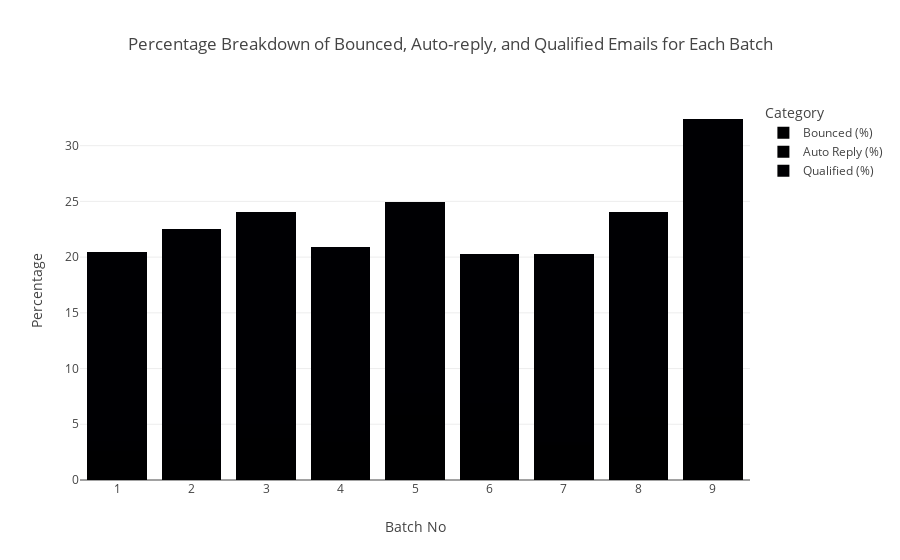

The code cell stored with this chart in its notebook:
### Code cell
import plotly.express as px

# Assuming 'result' is your DataFrame containing the data

# Reset index to make 'Batch No' a column instead of index
result.reset_index(inplace=True)

# Melt the DataFrame to transform it into long format for plotting
result_melted = pd.melt(result, id_vars='Batch No', value_vars=['Bounced (%)', 'Auto Reply (%)', 'Qualified (%)'],
                    var_name='Category', value_name='Percentage')

# Create a bar chart
fig = px.bar(result_melted, x='Batch No', y='Percentage', color='Category',
             title='Percentage Breakdown of Bounced, Auto-reply, and Qualified Emails for Each Batch',
             labels={'Percentage': 'Percentage', 'Batch No': 'Batch No', 'Category': 'Category'},
             barmode='stack')

# Show the plot
fig.show()

### Figure 1 — Plotly figure (JSON) as saved in the notebook; plotly's stock layout.template omitted (floating-point values rounded to 4 significant figures)
{"data": [{"alignmentgroup": "True", "hovertemplate": "Category=Bounced (%)<br>Batch No=%{x}<br>Percentage=%{y}<extra></extra>", "legendgroup": "Bounced (%)", "marker": {"color": "#000001", "pattern": {"shape": ""}}, "name": "Bounced (%)", "offsetgroup": "Bounced (%)", "orientation": "v", "showlegend": true, "textposition": "auto", "type": "bar", "x": [1, 2, 3, 4, 5, 6, 7, 8, 9, "Not from Cadence"], "xaxis": "x", "y": [2.594, 2.812, 3.75, 3.438, 5.802, 4.375, 3.125, 5.625, 5.634, null], "yaxis": "y"}, {"alignmentgroup": "True", "hovertemplate": "Category=Auto Reply (%)<br>Batch No=%{x}<br>Percentage=%{y}<extra></extra>", "legendgroup": "Auto Reply (%)", "marker": {"color": "#000002", "pattern": {"shape": ""}}, "name": "Auto Reply (%)", "offsetgroup": "Auto Reply (%)", "orientation": "v", "showlegend": true, "textposition": "auto", "type": "bar", "x": [1, 2, 3, 4, 5, 6, 7, 8, 9, "Not from Cadence"], "xaxis": "x", "y": [0.8646, 2.188, 1.25, 0.9375, 2.048, 2.5, 0.3125, 1.562, 4.225, null], "yaxis": "y"}, {"alignmentgroup": "True", "hovertemplate": "Category=Qualified (%)<br>Batch No=%{x}<br>Percentage=%{y}<extra></extra>", "legendgroup": "Qualified (%)", "marker": {"color": "#000003", "pattern": {"shape": ""}}, "name": "Qualified (%)", "offsetgroup": "Qualified (%)", "orientation": "v", "showlegend": true, "textposition": "auto", "type": "bar", "x": [1, 2, 3, 4, 5, 6, 7, 8, 9, "Not from Cadence"], "xaxis": "x", "y": [17.0, 17.5, 19.06, 16.56, 17.06, 13.44, 16.88, 16.88, 22.54, null], "yaxis": "y"}], "layout": {"barmode": "stack", "legend": {"title": {"text": "Category"}, "tracegroupgap": 0}, "title": {"text": "Percentage Breakdown of Bounced, Auto-reply, and Qualified Emails for Each Batch"}, "xaxis": {"anchor": "y", "domain": [0, 1], "title": {"text": "Batch No"}}, "yaxis": {"anchor": "x", "domain": [0, 1], "title": {"text": "Percentage"}}}}
